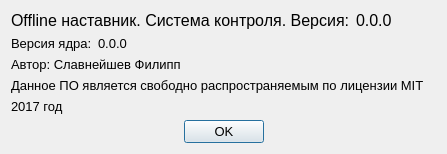
<?xml version="1.0" encoding="UTF-8"?>
<ui version="4.0">
 <class>AboutDialog</class>
 <widget class="QDialog" name="AboutDialog">
  <property name="geometry">
   <rect>
    <x>0</x>
    <y>0</y>
    <width>442</width>
    <height>159</height>
   </rect>
  </property>
  <property name="font">
   <font>
    <pointsize>10</pointsize>
   </font>
  </property>
  <property name="windowTitle">
   <string>О программе</string>
  </property>
  <layout class="QVBoxLayout" name="verticalLayout">
   <property name="sizeConstraint">
    <enum>QLayout::SetFixedSize</enum>
   </property>
   <item>
    <layout class="QHBoxLayout" name="horizontalLayout">
     <item>
      <widget class="QLabel" name="label">
       <property name="sizePolicy">
        <sizepolicy hsizetype="Fixed" vsizetype="Preferred">
         <horstretch>0</horstretch>
         <verstretch>0</verstretch>
        </sizepolicy>
       </property>
       <property name="font">
        <font>
         <pointsize>12</pointsize>
        </font>
       </property>
       <property name="text">
        <string>Offline наставник. Система контроля. Версия:</string>
       </property>
      </widget>
     </item>
     <item>
      <widget class="QLabel" name="appVersionLabel">
       <property name="sizePolicy">
        <sizepolicy hsizetype="Preferred" vsizetype="Preferred">
         <horstretch>0</horstretch>
         <verstretch>0</verstretch>
        </sizepolicy>
       </property>
       <property name="minimumSize">
        <size>
         <width>80</width>
         <height>0</height>
        </size>
       </property>
       <property name="font">
        <font>
         <pointsize>12</pointsize>
        </font>
       </property>
       <property name="text">
        <string>0.0.0</string>
       </property>
      </widget>
     </item>
    </layout>
   </item>
   <item>
    <layout class="QHBoxLayout" name="horizontalLayout_2">
     <item>
      <widget class="QLabel" name="label_3">
       <property name="sizePolicy">
        <sizepolicy hsizetype="Fixed" vsizetype="Preferred">
         <horstretch>0</horstretch>
         <verstretch>0</verstretch>
        </sizepolicy>
       </property>
       <property name="text">
        <string>Версия ядра:</string>
       </property>
      </widget>
     </item>
     <item>
      <widget class="QLabel" name="omkitVersionLabel">
       <property name="text">
        <string>0.0.0</string>
       </property>
      </widget>
     </item>
    </layout>
   </item>
   <item>
    <widget class="QLabel" name="label_2">
     <property name="text">
      <string>Автор: Славнейшев Филипп</string>
     </property>
    </widget>
   </item>
   <item>
    <widget class="QLabel" name="label_4">
     <property name="text">
      <string>Данное ПО является свободно распространяемым по лицензии MIT</string>
     </property>
     <property name="wordWrap">
      <bool>false</bool>
     </property>
    </widget>
   </item>
   <item>
    <widget class="QLabel" name="label_5">
     <property name="text">
      <string>2017 год</string>
     </property>
    </widget>
   </item>
   <item>
    <widget class="QDialogButtonBox" name="buttonBox">
     <property name="orientation">
      <enum>Qt::Horizontal</enum>
     </property>
     <property name="standardButtons">
      <set>QDialogButtonBox::Ok</set>
     </property>
     <property name="centerButtons">
      <bool>true</bool>
     </property>
    </widget>
   </item>
  </layout>
 </widget>
 <resources/>
 <connections>
  <connection>
   <sender>buttonBox</sender>
   <signal>accepted()</signal>
   <receiver>AboutDialog</receiver>
   <slot>accept()</slot>
   <hints>
    <hint type="sourcelabel">
     <x>248</x>
     <y>254</y>
    </hint>
    <hint type="destinationlabel">
     <x>157</x>
     <y>274</y>
    </hint>
   </hints>
  </connection>
  <connection>
   <sender>buttonBox</sender>
   <signal>rejected()</signal>
   <receiver>AboutDialog</receiver>
   <slot>reject()</slot>
   <hints>
    <hint type="sourcelabel">
     <x>316</x>
     <y>260</y>
    </hint>
    <hint type="destinationlabel">
     <x>286</x>
     <y>274</y>
    </hint>
   </hints>
  </connection>
 </connections>
</ui>
